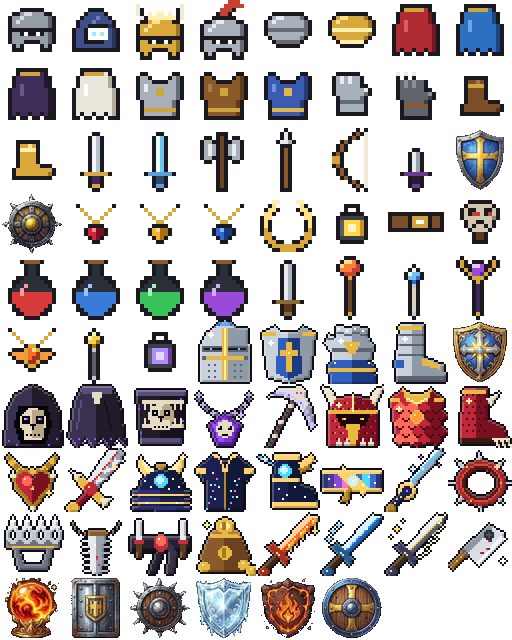
#> input picture source/items.png, 512 x 640 px, found by its file name
$ python make_set_items.py
#> lines starting #> are read from the running program, lines starting #| are printed output that depends on the picture
# Draws the 25 set/unique item icons at 32x32 (2x the detail of the base icons) and
# composites them into items.png at 2x scale (64x64 cells).
from PIL import Image, ImageDraw
import json, math, sys

N = 32
OUT = '#120e18'

def hexrgb(h, a=255):
    h = h.lstrip('#'); return (int(h[0:2], 16), int(h[2:4], 16), int(h[4:6], 16), a)
def shade(c, f):
    r, g, b, a = c
    if f > 0: return (int(r + (255 - r) * f), int(g + (255 - g) * f), int(b + (255 - b) * f), a)
    return (int(r * (1 + f)), int(g * (1 + f)), int(b * (1 + f)), a)

class Icon:
    def __init__(s):
        s.im = Image.new('RGBA', (N, N), (0, 0, 0, 0)); s.d = ImageDraw.Draw(s.im)
        s.glow = []  # pixels that should not be bevelled
    def poly(s, pts, c): s.d.polygon([(x, y) for x, y in pts], fill=hexrgb(c))
    def rect(s, x0, y0, x1, y1, c): s.d.rectangle([x0, y0, x1, y1], fill=hexrgb(c))
    def ell(s, x0, y0, x1, y1, c): s.d.ellipse([x0, y0, x1, y1], fill=hexrgb(c))
    def line(s, pts, c, w=1): s.d.line([(x, y) for x, y in pts], fill=hexrgb(c), width=w)
    def px(s, x, y, c):
        if 0 <= x < N and 0 <= y < N: s.im.putpixel((int(x), int(y)), hexrgb(c))
    def gpx(s, x, y, c): s.px(x, y, c); s.glow.append((int(x), int(y)))
    def finish(s, bevel=.22):
        im = s.im; W, H = im.size; src = im.copy(); P = src.load(); Q = im.load(); G = set(s.glow)
        op = lambda x, y: 0 <= x < W and 0 <= y < H and P[x, y][3] > 0
        for y in range(H):
            for x in range(W):
                if not op(x, y) or (x, y) in G: continue
                c = P[x, y]
                if not op(x - 1, y) or not op(x, y - 1): Q[x, y] = shade(c, bevel)
                elif not op(x + 1, y) or not op(x, y + 1): Q[x, y] = shade(c, -bevel)
        out = Image.new('RGBA', (W, H), (0, 0, 0, 0)); O = out.load(); R = im.load()
        for y in range(H):
            for x in range(W):
                if R[x, y][3]: O[x, y] = R[x, y]
                elif any(op(x + dx, y + dy) for dx, dy in ((1, 0), (-1, 0), (0, 1), (0, -1))): O[x, y] = hexrgb(OUT)
        return out

def sparkle(I, x, y, c='#ffffff'):
    I.gpx(x, y, c);
    for dx, dy in ((1, 0), (-1, 0), (0, 1), (0, -1)): I.gpx(x + dx, y + dy, c if (dx + dy) % 2 else c)

# ---------- palettes
K = dict(st='#c9d1db', sm='#8f9aa8', sd='#5a6474', bl='#2f5fc0', bd='#1c3a80', bh='#6f9cf0', go='#e8b840', gd='#a87a20', gh='#fff0a0')
RP = dict(k='#211b2c', km='#3a3150', kh='#5a4e78', bo='#e8dcc0', bm='#b8a888', vi='#9a4dff', vh='#d6b8ff', vd='#5a1fa0')
D = dict(r='#c0283a', rd='#7a1020', rh='#ff6a5a', sc='#4a0a14', go='#e8b840', gd='#a87a20', gh='#fff0a0', em='#ff9a3a', eh='#ffe08a', iv='#efe4c8')
A = dict(gh='#fff0b0', n='#1a2150', nm='#2a3578', nh='#3f4fa8', cy='#4fd8ff', ch='#c8f6ff', pk='#ff6fd8', go='#ffd36b', gd='#b8862a', st='#ffffff')

ICONS = {}
def icon(key):
    def deco(f): ICONS[key] = f; return f
    return deco

# ===== KNIGHT =====
@icon('knight_helm')
def _(I):
    c = K
    I.poly([(10, 4), (13, 1), (16, 0), (19, 1), (22, 4)], c['bl']); I.poly([(14, 2), (16, 0), (18, 2), (16, 6)], c['bh'])  # plume base
    I.poly([(4, 30), (4, 12), (7, 6), (12, 3), (20, 3), (25, 6), (28, 12), (28, 30)], c['st'])
    I.rect(16, 4, 27, 29, c['sm']); I.rect(5, 13, 27, 15, c['sd']); I.rect(5, 18, 27, 19, c['sd'])
    I.rect(6, 14, 26, 14, '#14181f'); I.rect(15, 4, 17, 29, c['go']); I.rect(16, 4, 16, 29, c['gh'])
    I.rect(7, 18, 25, 19, c['go'])
    for y in (22, 25, 28):
        for x in (8, 11, 21, 24): I.px(x, y, c['sd'])
    I.gpx(9, 14, '#6fd0ff'); I.gpx(23, 14, '#6fd0ff')
    sparkle(I, 9, 7)
@icon('knight_plate')
def _(I):
    c = K
    I.poly([(3, 6), (9, 3), (12, 6), (20, 6), (23, 3), (29, 6), (28, 14), (26, 28), (16, 31), (6, 28), (4, 14)], c['st'])
    I.poly([(16, 6), (20, 6), (23, 3), (29, 6), (28, 14), (26, 28), (16, 31)], c['sm'])
    I.poly([(11, 9), (21, 9), (22, 26), (16, 29), (10, 26)], c['bl']); I.poly([(16, 9), (21, 9), (22, 26), (16, 29)], c['bd'])
    I.rect(15, 11, 17, 25, c['go']); I.rect(12, 15, 20, 17, c['go']); I.gpx(16, 16, c['gh'])
    I.rect(3, 6, 9, 7, c['go']); I.rect(23, 6, 29, 7, c['go'])
    sparkle(I, 7, 11)
@icon('knight_gauntlets')
def _(I):
    c = K
    I.poly([(5, 31), (4, 22), (8, 18), (21, 18), (26, 22), (27, 31)], c['bl']); I.poly([(16, 18), (21, 18), (26, 22), (27, 31), (16, 31)], c['bd']); I.rect(4, 24, 27, 25, c['go'])
    I.poly([(6, 19), (5, 11), (9, 8), (23, 8), (26, 12), (25, 19)], c['st']); I.poly([(16, 8), (23, 8), (26, 12), (25, 19), (16, 19)], c['sm'])
    for i, x in enumerate((8, 12, 16, 20)):
        I.rect(x, 3 + (i % 2), x + 3, 9, c['st'] if i < 2 else c['sm']); I.rect(x, 6 + (i % 2), x + 3, 6 + (i % 2), c['sd']); I.px(x + 1, 4 + (i % 2), '#ffffff')
    I.poly([(5, 15), (2, 11), (4, 7), (8, 9), (9, 14)], c['st']); I.rect(3, 9, 6, 9, c['sd'])
    I.rect(6, 14, 25, 15, c['sd']); I.poly([(12, 11), (19, 11), (17, 16), (14, 16)], c['go']); I.gpx(15, 12, c['gh'])
    for x in (7, 24): I.gpx(x, 21, c['gh'])
    sparkle(I, 10, 10)

@icon('knight_sabatons')
def _(I):
    c = K
    I.poly([(8, 2), (19, 2), (19, 18), (29, 22), (30, 28), (6, 28), (6, 18)], c['st'])
    I.poly([(14, 2), (19, 2), (19, 18), (29, 22), (30, 28), (14, 28)], c['sm'])
    for y in (7, 12, 17): I.rect(7, y, 19, y, c['sd'])
    I.rect(6, 28, 30, 30, c['sd']); I.rect(7, 3, 18, 4, c['go']); I.poly([(19, 19), (27, 22), (27, 24), (19, 22)], c['go'])
    I.rect(5, 20, 9, 23, c['bl']); sparkle(I, 10, 9)
@icon('knight_shield')
def _(I):
    c = K
    I.poly([(3, 3), (29, 3), (29, 14), (25, 24), (16, 31), (7, 24), (3, 14)], c['go'])
    I.poly([(5, 5), (27, 5), (27, 14), (23, 23), (16, 29), (9, 23), (5, 14)], c['bl'])
    I.poly([(16, 5), (27, 5), (27, 14), (23, 23), (16, 29)], c['bd'])
    I.rect(14, 6, 18, 27, c['st']); I.rect(7, 12, 25, 16, c['st']); I.rect(15, 7, 17, 26, c['sm']); I.rect(8, 13, 24, 15, c['sm'])
    I.ell(12, 10, 20, 18, c['go']); I.ell(14, 12, 18, 16, c['gh'])
    for p in ((5, 5), (27, 5), (16, 29)): I.gpx(*p, c['gh'])
    sparkle(I, 9, 8)

# ===== REAPER =====
@icon('reaper_cowl')
def _(I):
    c = RP
    I.poly([(16, 0), (25, 5), (29, 14), (30, 30), (2, 30), (3, 14), (7, 5)], c['km'])
    I.poly([(16, 0), (25, 5), (29, 14), (30, 30), (16, 30)], c['k'])
    I.poly([(9, 11), (23, 11), (25, 20), (22, 29), (10, 29), (7, 20)], '#07050c')
    I.ell(10, 12, 22, 25, c['bo']); I.rect(12, 23, 20, 27, c['bo']); I.rect(16, 13, 21, 26, c['bm'])
    I.rect(11, 16, 14, 19, '#07050c'); I.rect(18, 16, 21, 19, '#07050c'); I.poly([(15, 20), (17, 20), (16, 22)], '#07050c')
    for x in (13, 15, 17, 19): I.px(x, 25, '#07050c')
    I.gpx(12, 17, c['vh']); I.gpx(13, 17, c['vi']); I.gpx(19, 17, c['vh']); I.gpx(20, 17, c['vi'])
    for x, y in ((4, 28), (8, 30), (24, 30), (28, 27)): I.gpx(x, y, c['vi'])
@icon('reaper_shroud')
def _(I):
    c = RP
    I.poly([(9, 1), (23, 1), (27, 8), (30, 30), (26, 26), (22, 31), (18, 26), (14, 31), (10, 26), (6, 31), (2, 26), (5, 8)], c['km'])
    I.poly([(16, 1), (23, 1), (27, 8), (30, 30), (26, 26), (22, 31), (18, 26), (16, 28)], c['k'])
    I.rect(9, 1, 23, 4, c['kh']); I.poly([(14, 4), (18, 4), (17, 9), (15, 9)], c['bo'])
    for x in range(3, 30, 2): I.gpx(x, 26 + (x * 7) % 4, c['vi'] if x % 4 else c['vh'])
    I.line([(8, 8), (6, 22)], c['kh']); I.line([(20, 8), (23, 22)], '#15111d')
@icon('bone_bracers')
def _(I):
    c = RP
    I.poly([(4, 3), (28, 3), (26, 29), (6, 29)], c['k']); I.poly([(16, 3), (28, 3), (26, 29), (16, 29)], '#16121e')
    I.rect(4, 3, 28, 5, c['kh']); I.rect(6, 27, 26, 29, c['kh'])
    for i, y in enumerate((8, 21)):
        for x in range(7, 26, 3): I.poly([(x, y), (x + 2, y), (x + 1, y + 4 if i == 0 else y - 4)], c['bo'])
    I.ell(10, 10, 22, 21, c['bo']); I.ell(16, 10, 22, 21, c['bm']); I.rect(12, 18, 20, 22, c['bo'])
    I.rect(12, 13, 14, 15, '#07050c'); I.rect(18, 13, 20, 15, '#07050c'); I.poly([(15, 16), (17, 16), (16, 18)], '#07050c')
    for x in (13, 15, 17, 19): I.px(x, 21, '#07050c')
    I.gpx(13, 14, c['vh']); I.gpx(19, 14, c['vh'])
    for x, y in ((5, 12), (27, 18), (6, 24), (26, 7)): I.gpx(x, y, c['vi'])

@icon('soul_chain')
def _(I):
    c = RP
    for i in range(13):
        a = math.pi * (.05 + .9 * i / 12); x = 16 + math.cos(a) * 13; y = 3 + math.sin(a) * 13
        I.ell(x - 1, y - 1, x + 1, y + 1, '#6a5a8a' if i % 2 else '#b8a8d8')
    I.poly([(16, 14), (24, 20), (20, 30), (12, 30), (8, 20)], c['vd'])
    I.poly([(16, 16), (22, 20), (19, 28), (13, 28), (10, 20)], c['vi']); I.poly([(16, 16), (22, 20), (19, 28), (16, 28)], '#7a35d8')
    I.ell(12, 18, 20, 26, c['bo']); I.rect(13, 21, 14, 22, '#07050c'); I.rect(18, 21, 19, 22, '#07050c'); I.rect(15, 25, 17, 25, '#07050c')
    I.gpx(13, 21, c['vh']); I.gpx(18, 21, c['vh']); sparkle(I, 24, 15, c['vh'])
@icon('reaper_scythe')
def _(I):
    c = RP
    I.line([(6, 31), (21, 3)], '#3a2a3a', 3); I.line([(7, 30), (21, 4)], '#6a4a5a', 1)
    for t in (.25, .55, .8): x = 6 + 15 * (1 - t); y = 31 - 28 * (1 - t); I.rect(x - 1, y, x + 1, y + 1, c['bo'])
    I.poly([(19, 2), (23, 4), (26, 9), (28, 16), (27, 22), (24, 14), (19, 8), (12, 5), (6, 6), (11, 2)], '#d8dde6')
    I.poly([(24, 14), (27, 22), (28, 16), (26, 9)], '#9aa2ae'); I.line([(8, 5), (14, 4), (20, 7), (25, 13), (27, 21)], c['vh'])
    for x, y in ((9, 4), (16, 5), (22, 9), (26, 15)): I.gpx(x, y, c['vi'])
    I.ell(18, 1, 24, 7, c['bo']); I.gpx(20, 4, c['vi']); I.gpx(22, 4, c['vi']); sparkle(I, 28, 20, c['vh'])

# ===== DRAGON SLAYER =====
@icon('dragon_helm')
def _(I):
    c = D
    I.poly([(5, 10), (1, 1), (4, 2), (9, 8)], c['iv']); I.poly([(27, 10), (31, 1), (28, 2), (23, 8)], c['iv'])
    I.poly([(4, 30), (4, 13), (8, 7), (16, 5), (24, 7), (28, 13), (28, 30)], c['r'])
    I.poly([(16, 5), (24, 7), (28, 13), (28, 30), (16, 30)], c['rd'])
    for y in range(9, 29, 3):
        for x in range(6 + (y % 2) * 2, 27, 4): I.px(x, y, c['sc']); I.px(x + 1, y, c['rh'] if x < 16 else c['r'])
    I.poly([(8, 15), (24, 15), (22, 20), (10, 20)], '#1a0606'); I.gpx(11, 17, c['em']); I.gpx(12, 17, c['eh']); I.gpx(20, 17, c['em']); I.gpx(21, 17, c['eh'])
    I.poly([(13, 20), (19, 20), (17, 30), (15, 30)], c['go']); I.rect(4, 13, 28, 14, c['go']); I.rect(16, 5, 16, 13, c['gh'])
    for x in (8, 12, 20, 24): I.poly([(x, 30), (x + 2, 30), (x + 1, 27)], c['iv'])
    sparkle(I, 9, 10, c['gh'])
@icon('dragon_mail')
def _(I):
    c = D
    I.poly([(3, 7), (9, 2), (13, 5), (19, 5), (23, 2), (29, 7), (28, 16), (26, 28), (16, 31), (6, 28), (4, 16)], c['r'])
    I.poly([(16, 5), (19, 5), (23, 2), (29, 7), (28, 16), (26, 28), (16, 31)], c['rd'])
    for row, y in enumerate(range(9, 29, 4)):
        off = (row % 2) * 3
        for x in range(5 + off, 27, 6):
            I.ell(x, y, x + 5, y + 5, c['rh'] if x < 14 else c['r'] if x < 20 else c['rd']); I.d.arc([x, y, x + 5, y + 5], 20, 160, fill=hexrgb(c['sc']))
    I.poly([(9, 2), (13, 5), (19, 5), (23, 2), (21, 8), (16, 10), (11, 8)], c['go']); I.line([(11, 7), (16, 9), (21, 7)], c['gh'])
    I.ell(13, 13, 19, 19, c['go']); I.ell(14, 14, 18, 18, c['em']); I.gpx(15, 15, c['eh'])
    I.rect(3, 7, 7, 8, c['go']); I.rect(25, 7, 29, 8, c['go']); sparkle(I, 7, 12, c['gh'])

@icon('wyrm_boots')
def _(I):
    c = D
    I.poly([(8, 2), (19, 2), (19, 17), (27, 21), (29, 27), (6, 27), (6, 17)], c['r'])
    I.poly([(14, 2), (19, 2), (19, 17), (27, 21), (29, 27), (14, 27)], c['rd'])
    for y in range(5, 25, 3):
        for x in range(7 + (y % 2) * 2, 19, 3): I.px(x, y, c['sc'])
    I.rect(6, 27, 29, 29, '#3a1a10'); I.rect(7, 3, 18, 4, c['go'])
    for x in (24, 27, 30): I.poly([(x - 2, 27), (x, 27), (x + 1, 31)], c['iv'])
    I.poly([(19, 7), (25, 4), (21, 10)], c['iv']); sparkle(I, 10, 8, c['gh'])
@icon('dragon_heart')
def _(I):
    c = D
    for i in range(11):
        a = math.pi * (.1 + .8 * i / 10); x = 16 + math.cos(a) * 12; y = 2 + math.sin(a) * 10
        I.ell(x - 1.4, y - 1.4, x + 1.4, y + 1.4, c['go'] if i % 2 else c['gd'])
    I.poly([(6, 14), (10, 10), (14, 12), (16, 15), (18, 12), (22, 10), (26, 14), (25, 20), (16, 30), (7, 20)], c['gd'])
    I.ell(8, 12, 16, 20, c['r']); I.ell(16, 12, 24, 20, c['r']); I.poly([(8, 17), (24, 17), (16, 27)], c['r'])
    I.ell(16, 12, 24, 20, c['rd']); I.poly([(16, 17), (24, 17), (16, 27)], c['rd'])
    I.ell(11, 14, 15, 18, c['rh']); I.gpx(12, 15, '#ffd0c8'); I.gpx(16, 19, c['em']); I.gpx(16, 20, c['eh']); I.gpx(15, 20, c['em'])
    for p in ((6, 14), (26, 14), (16, 29)): I.poly([(p[0] - 1, p[1]), (p[0] + 1, p[1]), (p[0], p[1] + 3 if p[1] > 20 else p[1] - 3)], c['iv'])
    sparkle(I, 24, 22, c['eh'])
@icon('dragonfang')
def _(I):
    c = D
    I.poly([(22, 1), (27, 0), (29, 2), (28, 6), (14, 22), (10, 18)], '#e6e9f0'); I.poly([(27, 0), (29, 2), (28, 6), (14, 22), (12, 20)], '#9aa2ae')
    for t in range(3): x = 25 - t * 4; y = 5 + t * 4.5; I.poly([(x, y), (x + 4, y + 1), (x - 1, y + 3)], '#e6e9f0')
    I.line([(26, 2), (12, 19)], c['r']); I.gpx(23, 6, c['em']); I.gpx(19, 11, c['eh']); I.gpx(16, 15, c['em'])
    I.poly([(5, 15), (9, 14), (19, 24), (21, 28), (17, 27), (8, 19)], c['go']); I.poly([(6, 15), (3, 11), (8, 13)], c['iv']); I.poly([(18, 25), (23, 25), (19, 29)], c['iv'])
    I.ell(10, 17, 16, 23, c['r']); I.gpx(12, 19, c['eh'])
    I.line([(11, 23), (5, 29)], c['rd'], 3); I.line([(10, 23), (5, 28)], c['r'], 1)
    I.ell(1, 27, 7, 32, c['go']); I.gpx(3, 29, c['em']); sparkle(I, 25, 9, c['eh'])

# ===== ASTRAL RONIN (original set) =====
def stars(I, pts):
    for x, y in pts: I.gpx(x, y, '#ffffff')
@icon('astral_kabuto')
def _(I):
    c = A
    I.ell(5, 0, 27, 15, c['go']); I.ell(7, 1, 25, 13, c['gh']); I.d.ellipse([7, -4, 25, 10], fill=(0, 0, 0, 0))
    I.poly([(14, 8), (18, 8), (17, 12), (15, 12)], c['gd'])
    I.ell(5, 11, 27, 31, c['n']); I.rect(5, 21, 27, 30, c['n']); I.ell(16, 11, 27, 31, '#121838'); I.rect(16, 21, 27, 30, '#121838')
    for y in (21, 25): I.rect(2, y, 30, y + 2, c['nm']); I.rect(16, y, 30, y + 2, c['n']); I.rect(2, y + 2, 30, y + 2, c['go'])
    I.rect(2, 29, 30, 30, c['nm'])
    I.ell(13, 13, 19, 19, c['cy']); I.ell(14, 14, 17, 17, c['ch']); I.gpx(15, 15, '#ffffff')
    stars(I, [(8, 16), (11, 19), (22, 15), (25, 19), (20, 20), (9, 27), (24, 27)]); sparkle(I, 27, 4, '#fff0b0')

@icon('starweave_haori')
def _(I):
    c = A
    I.poly([(2, 10), (10, 3), (14, 6), (18, 6), (22, 3), (30, 10), (27, 16), (25, 14), (25, 30), (7, 30), (7, 14), (5, 16)], c['n'])
    I.poly([(16, 6), (18, 6), (22, 3), (30, 10), (27, 16), (25, 14), (25, 30), (16, 30)], '#121838')
    I.poly([(10, 3), (14, 6), (16, 14), (18, 6), (22, 3), (20, 3), (16, 10), (12, 3)], c['go'])
    I.line([(16, 12), (16, 30)], c['gd'])
    for x0 in (7, 18):
        for i in range(6):
            x = x0 + i; y = 30 - i * 3; I.px(x, y, c['pk'] if i % 2 else c['cy'])
    I.rect(2, 10, 6, 12, c['go']); I.rect(26, 10, 30, 12, c['go'])
    stars(I, [(10, 12), (13, 19), (21, 16), (11, 25), (22, 24)]); I.gpx(19, 21, c['ch']); I.gpx(9, 18, c['ch'])
@icon('comet_sandals')
def _(I):
    c = A
    for i in range(10):
        x = 1 + i * 1.6; y = 4 + i * .9; I.gpx(x, y, c['pk'] if i % 3 == 0 else c['cy']); I.gpx(x + 1, y + 1, c['ch'] if i > 5 else c['cy'])
    I.poly([(10, 3), (21, 3), (21, 17), (28, 20), (30, 27), (8, 27), (8, 16)], c['n']); I.poly([(16, 3), (21, 3), (21, 17), (28, 20), (30, 27), (16, 27)], '#121838')
    I.rect(8, 27, 30, 29, c['go']); I.rect(9, 3, 21, 5, c['go']); I.rect(8, 15, 21, 16, c['go'])
    I.poly([(21, 7), (27, 3), (29, 6), (23, 10)], c['go']); I.poly([(21, 10), (26, 8), (27, 10), (22, 12)], c['gd'])
    I.ell(11, 8, 17, 14, c['cy']); I.ell(12, 9, 15, 12, c['ch']); I.gpx(13, 10, '#ffffff')
    stars(I, [(11, 20), (15, 23), (19, 19), (24, 24), (13, 25)]); sparkle(I, 4, 5, c['ch'])

@icon('nebula_obi')
def _(I):
    c = A
    I.rect(1, 11, 30, 21, c['n'])
    cols = ['#2a3578', '#4a3a9a', '#8a4ad0', c['pk'], '#8a4ad0', '#3f6ad0', c['cy'], '#3f6ad0', '#2a3578']
    for x in range(1, 31):
        I.rect(x, 13, x, 19, cols[min(len(cols) - 1, int(x / 31 * len(cols)))])
    I.rect(1, 11, 30, 12, c['go']); I.rect(1, 20, 30, 21, c['go'])
    I.poly([(16, 16), (11, 9), (9, 13), (12, 16)], c['go']); I.poly([(16, 16), (21, 23), (24, 20), (20, 16)], c['go'])
    I.poly([(16, 16), (10, 26), (13, 27)], c['gd']); I.ell(13, 13, 19, 19, c['go']); I.ell(14, 14, 18, 18, c['ch']); I.gpx(16, 16, '#ffffff')
    stars(I, [(4, 15), (7, 18), (24, 14), (27, 17), (21, 18)])
@icon('starfall_katana')
def _(I):
    c = A
    I.poly([(25, 1), (28, 0), (29, 2), (12, 21), (10, 19)], '#e8f4ff'); I.poly([(28, 0), (29, 2), (12, 21), (11, 20)], '#8fb0d0')
    I.line([(26, 2), (11, 18)], c['cy'])
    for t in (.15, .35, .55, .75): I.gpx(26 - 15 * t, 2 + 17 * t, '#ffffff')
    I.ell(7, 17, 15, 25, c['go']); I.ell(9, 19, 13, 23, c['n']); I.gpx(11, 21, c['pk'])
    I.line([(9, 23), (3, 29)], c['n'], 3)
    for i in range(4): I.px(8 - i * 1.5, 24 + i * 1.5, c['go'])
    I.ell(1, 28, 5, 32, c['gd'])
    for x, y in ((22, 9), (18, 4), (27, 8), (14, 10)): sparkle(I, x, y, c['ch']) if (x + y) % 3 == 0 else I.gpx(x, y, c['pk'])

# ===== UNIQUE PHYSICAL ITEMS =====
@icon('berserker_band')
def _(I):
    I.ell(4, 6, 28, 28, '#5a1a1a'); I.ell(9, 11, 23, 23, (0, 0, 0, 0) and '#000000'); I.d.ellipse([9, 11, 23, 23], fill=(0, 0, 0, 0))
    for i in range(8):
        a = i / 8 * 6.283; x = 16 + math.cos(a) * 12; y = 17 + math.sin(a) * 11
        I.poly([(x - 1.5, y), (x + 1.5, y), (16 + math.cos(a) * 16, 17 + math.sin(a) * 15)], '#c0c8d0')
    I.d.ellipse([4, 6, 28, 28], outline=hexrgb('#a02a2a'), width=3); I.d.ellipse([6, 8, 26, 26], outline=hexrgb('#d84a3a'), width=1)
    for a in (0, 2, 4):
        x = 16 + math.cos(a) * 10.5; y = 17 + math.sin(a) * 10; I.gpx(x, y, '#ffb347')
    sparkle(I, 24, 9, '#ffd0a0')
@icon('iron_knuckles')
def _(I):
    I.rect(3, 9, 29, 17, '#9aa2ac'); I.rect(3, 13, 29, 17, '#6a7280')
    for x in (3, 10, 17, 24): I.ell(x, 7, x + 6, 15, '#c0c8d0'); I.d.ellipse([x + 2, 9, x + 4, 13], fill=(0, 0, 0, 0)); I.poly([(x + 1, 8), (x + 3, 2), (x + 5, 8)], '#e6e9f0')
    I.poly([(6, 17), (26, 17), (23, 28), (9, 28)], '#6a7280'); I.d.polygon([(10, 19), (22, 19), (20, 25), (12, 25)], fill=(0, 0, 0, 0))
    for x in (6, 13, 20, 27): I.gpx(x, 4, '#ffffff')
    I.rect(4, 17, 28, 17, '#e8b840')
@icon('serrated_pendant')
def _(I):
    for i in range(11):
        a = math.pi * (.1 + .8 * i / 10); x = 16 + math.cos(a) * 12; y = 2 + math.sin(a) * 10
        I.px(x, y, '#8a5a2b'); I.px(x, y + 1, '#5e3a1a')
    I.poly([(12, 11), (20, 11), (18, 30), (16, 31), (14, 30)], '#e6e9f0'); I.poly([(16, 11), (20, 11), (18, 30), (16, 31)], '#9aa2ae')
    for y in range(13, 29, 3): I.poly([(12 + (y - 11) * .1, y), (9 + (y - 11) * .1, y + 1), (12.5 + (y - 11) * .1, y + 2)], '#e6e9f0'); I.poly([(20 - (y - 11) * .1, y), (23 - (y - 11) * .1, y + 1), (19.5 - (y - 11) * .1, y + 2)], '#9aa2ae')
    I.rect(12, 9, 20, 11, '#8a5a2b'); I.gpx(15, 16, '#ffffff'); I.gpx(16, 22, '#c0303a'); I.gpx(16, 23, '#e0404a'); I.gpx(17, 26, '#c0303a')
@icon('assassin_sash')
def _(I):
    I.rect(1, 12, 30, 19, '#262030'); I.rect(1, 12, 30, 13, '#3a3248'); I.rect(1, 18, 30, 19, '#16121e')
    I.poly([(18, 12), (24, 20), (22, 30), (19, 30), (20, 21)], '#3a3248'); I.poly([(14, 19), (10, 30), (13, 30), (17, 19)], '#262030')
    for x0 in (4, 26):
        I.poly([(x0, 4), (x0 + 2, 4), (x0 + 2, 14), (x0 + 1, 16), (x0, 14)], '#e6e9f0'); I.rect(x0 - 1, 14, x0 + 3, 15, '#c0303a'); I.rect(x0, 16, x0 + 2, 22, '#5e3a1a')
    I.ell(13, 11, 19, 19, '#c0303a'); I.ell(14, 12, 18, 16, '#ff6b5e'); I.gpx(15, 13, '#ffffff')
@icon('lucky_purse')
def _(I):
    I.poly([(8, 12), (24, 12), (28, 22), (25, 29), (7, 29), (4, 22)], '#8a5a2b'); I.poly([(16, 12), (24, 12), (28, 22), (25, 29), (16, 29)], '#6a4220')
    I.poly([(10, 9), (22, 9), (24, 12), (8, 12)], '#b07a43'); I.rect(9, 11, 23, 12, '#e8b840')
    I.ell(12, 3, 20, 10, '#e8b840'); I.ell(14, 5, 18, 8, '#fff0a0'); I.rect(15, 5, 16, 8, '#a87a20')
    for x, y in ((3, 25), (23, 24), (27, 27)): I.ell(x, y, x + 5, y + 4, '#e8b840'); I.gpx(x + 2, y + 1, '#fff0a0')
    I.ell(13, 17, 19, 23, '#e8b840'); I.rect(15, 18, 16, 22, '#a87a20'); sparkle(I, 7, 6, '#fff0a0')

# ===== ELEMENTAL SWORDS =====
def esword(I, bl, bd, core, glow, hilt, gem, extra):
    I.poly([(26, 1), (30, 2), (29, 5), (12, 22), (9, 19)], bl); I.poly([(30, 2), (29, 5), (12, 22), (11, 21)], bd)
    I.line([(28, 3), (11, 20)], core)
    extra(I)
    I.poly([(5, 17), (8, 15), (16, 23), (14, 26)], hilt); I.gpx(10, 20, gem); I.gpx(11, 21, gem)
    I.line([(10, 22), (4, 28)], '#3a2a1a', 3); I.line([(9, 22), (4, 27)], '#6a4a2a', 1)
    I.ell(1, 27, 6, 32, hilt); I.gpx(3, 29, gem)
@icon('emberbrand')
def _(I):
    def ex(I):
        for i, (x, y) in enumerate(((27, 6), (24, 9), (21, 12), (18, 15), (15, 18))):
            I.poly([(x, y), (x + 3, y - 4 - i % 2), (x + 2, y + 1)], '#ff6a1a' if i % 2 else '#ffb347'); I.gpx(x + 1, y - 2, '#fff3b0')
        sparkle(I, 29, 9, '#ffe08a')
    esword(I, '#ffd0a0', '#c8402f', '#ff6a1a', '#ffb347', '#a8301a', '#ffe08a', ex)
@icon('tidecaller')
def _(I):
    def ex(I):
        for t in range(6):
            x = 26 - t * 3; y = 4 + t * 3; I.gpx(x - 2, y + 3, '#8fd3ff' if t % 2 else '#3aa0ff'); I.gpx(x - 3, y + 4, '#ffffff' if t % 3 == 0 else '#bfe9ff')
        for x, y in ((6, 9), (9, 6), (4, 13)): I.ell(x - 1, y - 1, x + 1, y + 1, '#8fd3ff'); I.gpx(x, y - 1, '#ffffff')
    esword(I, '#d8f4ff', '#1f62b0', '#3aa0ff', '#8fd3ff', '#2a5a8a', '#bfe9ff', ex)
@icon('stormfang')
def _(I):
    def ex(I):
        pts = [(30, 1), (27, 5), (29, 7), (24, 11), (26, 13), (20, 17), (22, 19), (16, 23)]
        I.line(pts, '#fff6b0');
        for x, y in pts[1:-1]: I.gpx(x, y, '#ffffff')
        sparkle(I, 6, 8, '#ffe866'); I.gpx(9, 4, '#ffe866'); I.gpx(3, 12, '#fff6b0')
    esword(I, '#e8eef6', '#5a6070', '#f2d24b', '#ffe866', '#3a3a5a', '#ffe866', ex)

if __name__ == '__main__':
    ORDER = ['knight_helm', 'knight_plate', 'knight_gauntlets', 'knight_sabatons', 'knight_shield',
             'reaper_cowl', 'reaper_shroud', 'bone_bracers', 'soul_chain', 'reaper_scythe',
             'dragon_helm', 'dragon_mail', 'wyrm_boots', 'dragon_heart', 'dragonfang',
             'astral_kabuto', 'starweave_haori', 'comet_sandals', 'nebula_obi', 'starfall_katana',
             'berserker_band', 'iron_knuckles', 'serrated_pendant', 'assassin_sash', 'lucky_purse', 'emberbrand', 'tidecaller', 'stormfang']
    base = Image.open('items.png').convert('RGBA'); cols, rows = 8, 9
#> further down, base is the input picture: PIL image 512x640 RGBA; mean R, G, B, A 46.2, 39.3, 39, 109.3
    atlas = Image.new('RGBA', (cols * 64, rows * 64), (0, 0, 0, 0)); atlas.alpha_composite(base, (0, 0))
#> after `atlas.alpha_composite(base, (0, 0))`:
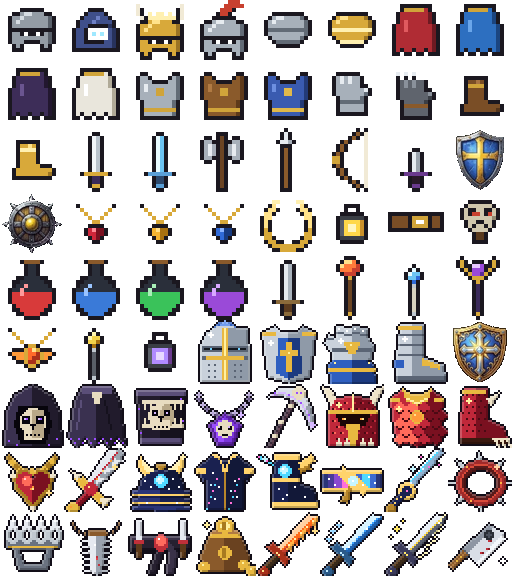
#> atlas: PIL image 512x576 RGBA; mean R, G, B, A 45.1, 38.6, 38.7, 108.5; transparent parts drawn white
    idx = {}; tops = {}
    for n, k in enumerate(ORDER):
        I = Icon(); ICONS[k](I); im = I.finish()
        i = 43 + n; idx[k] = i
        bb = im.getbbox(); tops[k] = (bb[1] if bb else 0) * 2
        atlas.alpha_composite(im.resize((64, 64), Image.NEAREST), ((i % cols) * 64, (i // cols) * 64))
#> this loop made 28 passes
#> bb on passes 1 to 8: (3, 0, 30, 32), (2, 2, 31, 32), (1, 2, 29, 32), (4, 1, 32, 32), (2, 2, 31, 32), (1, 0, 32, 32), (1, 0, 32, 32), (3, 2, 30, 31)
#> pass 1, in finish, `im = s.im`:
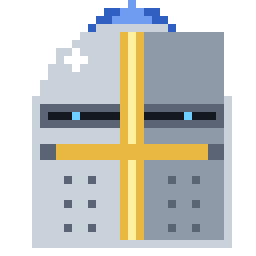
#> im: PIL image 32x32 RGBA (shown 8 times larger); mean R, G, B, A 112.5, 114, 110.2, 167.3; transparent parts drawn white
#> pass 1, `im = I.finish()`:
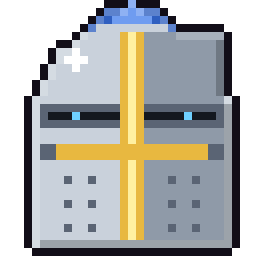
#> im: PIL image 32x32 RGBA (shown 8 times larger); mean R, G, B, A 113, 114, 110.6, 191.5; transparent parts drawn white
#> (the rest of the program and of its run is left out)
